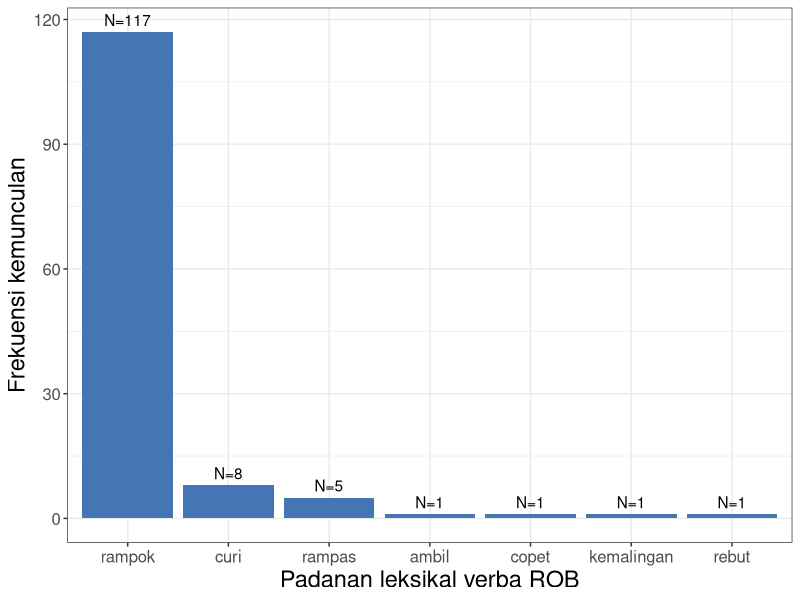
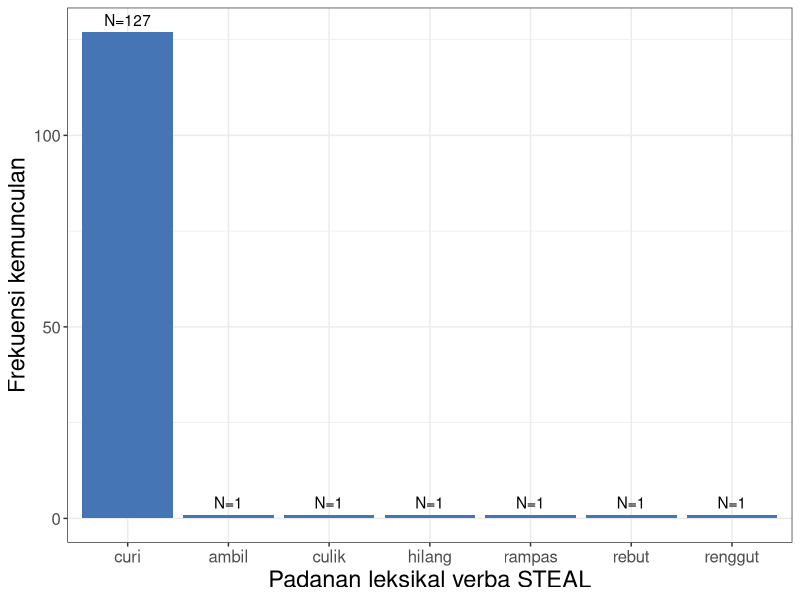

The R source for these figures, in order:
library(tidyverse)
library(readxl)
library(RColorBrewer)

# # load ROB data
# rob <- readxl::read_xlsx("ROB_sample_conc.xlsx", sheet = "ROB_sample_half_conc", na = "NA")
# # exclude irrelevant data points
# rob1 <- rob %>% 
#   filter(!TRANSLATION_NODE %in% c("ERROR", "PROPER NAME")) %>% 
#   select(CASES, LEFT, NODE, RIGHT, TRANSLATION, TRANSLATION_NODE, TRANSLATION_POS)

# # save the SENASTEK data
# write_tsv(rob1, file = "SENASTEK/SENASTEK_data_rob1.txt")
# load the SENASTEK data
rob1 <- readr::read_tsv(file = "SENASTEK/SENASTEK_data_rob1.txt")

# # load STEAL data
# steal <- read_xlsx("STEAL_sample_conc.xlsx", sheet = "STEAL_sample_half_conc", na = "NA")
# # exclude irrelevant data points
# steal1 <- steal %>% 
#   filter(INCLUSION == TRUE, !is.na(TRANSLATION_POS)) %>% 
#   select(CASES, LEFT, NODE, RIGHT, TRANSLATION, TRANSLATION_NODE, TRANSLATION_POS)

# # save the SENASTEK data
# write_tsv(steal1, file = "SENASTEK/SENASTEK_data_steal1.txt")
# load the SENASTEK data
steal1 <- readr::read_tsv(file = "SENASTEK/SENASTEK_data_steal1.txt")

# helper function for determining the p-value to print in the text
pval_print <- function(pval) {
  
  if (pval < 0.05 & pval > 0.01) {
    pv <- " < 0.05"
  } else if (pval < 0.01 & pval > 0.001) {
    pv <- " < 0.01"
  } else if (pval < 0.001) {
    pv <- " < 0.001"
  } else if (pval > 0.05 & pval < 0.1) {
    pv <- " > 0.05"
  } else if (pval > 0.1) {
    pv <- " > 0.1"
  }
  
  return(pv)
  
}


# lexical equivalence for ROB ===============
rob_equiv_lemma <- c("rampok", "rampok", "curi", "rampas", "rampok", "copet", "kemalingan", "rampok", "ambil", "rebut", "rampok", "perampok")

rob1_lex_equivalence <- rob1 %>%
  count(TRANSLATION_NODE, sort = TRUE) %>% 
  mutate(LEMMAS = rob_equiv_lemma,
         WORD_CLASS = if_else(LEMMAS == "perampok", "noun", "verb")) %>% 
  rename(WORD_FORM = TRANSLATION_NODE) %>% 
  arrange(desc(WORD_CLASS), desc(n)) %>% 
  select(WORD_FORM, LEMMAS, WORD_CLASS, N_WORD_FORM = n)

rob1_lex_equivalence

## binomial test for the distribution of word class equivalence of ROB ========
## data preparation
### lemma equivalence for all word classes
rob1_lemma_equivalence <- rob1_lex_equivalence %>% 
  group_by(LEMMAS, WORD_CLASS) %>% 
  summarise(N_LEMMAS = sum(N_WORD_FORM), .groups = "drop") %>% 
  arrange(desc(WORD_CLASS), desc(N_LEMMAS))
rob1_lemma_equivalence

### only the lemmas for verbal equivalence
rob1_verbal_lemma_equivalence <- rob1_lemma_equivalence %>% 
  filter(WORD_CLASS == "verb") %>% 
  group_by(LEMMAS) %>% 
  summarise(N_LEMMAS = sum(N_LEMMAS), .groups = "drop") %>% 
  arrange(desc(N_LEMMAS))
rob1_verbal_lemma_equivalence

### summarising the distribution of the word classes across lemmas
rob1_wclass_equivalence <- rob1_lemma_equivalence %>% 
  group_by(WORD_CLASS) %>% 
  summarise(N_WORD_CLASS = sum(N_LEMMAS), .groups = "drop") %>% 
  arrange(desc(N_WORD_CLASS))
rob1_wclass_equivalence

### getting the value of verb and noun equivalence
pull(filter(rob1_wclass_equivalence, WORD_CLASS == "verb"), N_WORD_CLASS)
pull(filter(rob1_wclass_equivalence, WORD_CLASS == "noun"), N_WORD_CLASS)
sum(rob1_wclass_equivalence$N_WORD_CLASS) # total tokens

### run the two-tailed binomial test for word class equivalence of ROB ======
rob1_wclass_equivalence_binom <- binom.test(rob1_wclass_equivalence$N_WORD_CLASS)
rob1_wclass_equivalence_binom
rob1_wclass_equivalence_binom$p.value
(rob1_wclass_pbinom_text <- pval_print(rob1_wclass_equivalence_binom$p.value))

## chi-square goodness-of-fit for verbal equivalence lemma for ROB =======
rob_verbal_equiv_vals <- rob1_verbal_lemma_equivalence$N_LEMMAS
names(rob_verbal_equiv_vals) <- rob1_verbal_lemma_equivalence$LEMMAS
rob1_verbal_lemma_equivalence_chisq <- chisq.test(rob_verbal_equiv_vals)
rob1_verbal_lemma_equivalence_chisq
rob1_verbal_lemma_equivalence_chisq$p.value
rob1_verbal_lemma_equivalence_chisq$residuals
(rob1_verbal_pchisq_text <- pval_print(rob1_verbal_lemma_equivalence_chisq$p.value))

## visualising the barplot for lexical equivalence of ROB (Gambar 3a in the SENASTEK proceeding paper) =======
p1_idn <- rob1_verbal_lemma_equivalence %>% 
  ggplot(aes(x = reorder(LEMMAS, -N_LEMMAS),
             y = N_LEMMAS)) +
  geom_col(fill = brewer.pal(brewer.pal.info[rownames(brewer.pal.info) == "RdYlBu", 1], name = "RdYlBu")[10]) +
  theme_bw() +
  geom_text(aes(label = paste("N=", N_LEMMAS, sep = "")), vjust = -.5) +
  labs(x = "Padanan leksikal verba ROB",
       y = "Frekuensi kemunculan") +
  theme(axis.text = element_text(size = 12),
        axis.title = element_text(size = 17))
p1_idn
### uncomment the following code to save into file
# ggsave("SENASTEK/SENASTEK-plot-verbal-equivalence-rob-idn.png", plot = p1_idn, height = 5, width = 6, dpi = 300)





# lexical equivalence for STEAL ===============
steal_equiv_lemma <- c("curi", "curi", "curi", "curian", "pencurian", "hilang", "culik", "ambil", "rampas", "rebut", "renggut", "pencuri")

steal1_lex_equivalence <- steal1 %>% 
  count(TRANSLATION_NODE, sort = TRUE) %>% 
  mutate(LEMMAS = steal_equiv_lemma) %>% 
  left_join(steal1 %>% 
              count(TRANSLATION_NODE, TRANSLATION_POS, sort = TRUE),
            by = c("TRANSLATION_NODE", "n")) %>% 
  rename(WORD_CLASS = TRANSLATION_POS,
         WORD_FORM = TRANSLATION_NODE) %>% 
  arrange(desc(WORD_CLASS), desc(n)) %>% 
  select(WORD_FORM, LEMMAS, WORD_CLASS, N_WORD_FORM = n)

steal1_lex_equivalence

## binomial test for the distribution of word class equivalence of STEAL ========
## data preparation
### lemma equivalence for all word classes
steal1_lemma_equivalence <- steal1_lex_equivalence %>% 
  group_by(LEMMAS, WORD_CLASS) %>% 
  summarise(N_LEMMAS = sum(N_WORD_FORM), .groups = "drop") %>% 
  arrange(desc(WORD_CLASS), desc(N_LEMMAS))
steal1_lemma_equivalence

### only the lemmas for verbal equivalence
steal1_verbal_lemma_equivalence <- steal1_lemma_equivalence %>% 
  filter(WORD_CLASS == "verb") %>% 
  group_by(LEMMAS) %>% 
  summarise(N_LEMMAS = sum(N_LEMMAS), .groups = "drop") %>% 
  arrange(desc(N_LEMMAS))
steal1_verbal_lemma_equivalence

### summarising the distribution of the word classes across lemmas
steal1_wclass_equivalence <- steal1_lemma_equivalence %>% 
  group_by(WORD_CLASS) %>% 
  summarise(N_WORD_CLASS = sum(N_LEMMAS), .groups = "drop") %>% 
  arrange(desc(N_WORD_CLASS))
steal1_wclass_equivalence

### getting the value of verb and noun equivalence
pull(filter(steal1_wclass_equivalence, WORD_CLASS == "verb"), N_WORD_CLASS)
pull(filter(steal1_wclass_equivalence, WORD_CLASS == "noun"), N_WORD_CLASS)
sum(steal1_wclass_equivalence$N_WORD_CLASS) # total tokens

### run the two-tailed binomial test for word class equivalence of STEAL ======
steal1_wclass_equivalence_binom <- binom.test(steal1_wclass_equivalence$N_WORD_CLASS)
steal1_wclass_equivalence_binom
steal1_wclass_equivalence_binom$p.value
(steal1_wclass_pbinom_text <- pval_print(steal1_wclass_equivalence_binom$p.value))

## chi-square goodness-of-fit for verbal equivalence lemma for STEAL =======
steal_verbal_equiv_vals <- steal1_verbal_lemma_equivalence$N_LEMMAS
names(steal_verbal_equiv_vals) <- steal1_verbal_lemma_equivalence$LEMMAS
steal1_verbal_lemma_equivalence_chisq <- chisq.test(steal_verbal_equiv_vals)
steal1_verbal_lemma_equivalence_chisq
steal1_verbal_lemma_equivalence_chisq$p.value
steal1_verbal_lemma_equivalence_chisq$residuals
(steal1_verbal_pchisq_text <- pval_print(steal1_verbal_lemma_equivalence_chisq$p.value))

## visualising the barplot for lexical equivalence of STEAL (Gambar 3b in the SENASTEK proceeding paper) =======
p2_idn <- steal1_verbal_lemma_equivalence %>% 
  ggplot(aes(x = reorder(LEMMAS, -N_LEMMAS),
             y = N_LEMMAS)) +
  geom_col(fill = brewer.pal(brewer.pal.info[rownames(brewer.pal.info) == "RdYlBu", 1], name = "RdYlBu")[10]) +
  theme_bw() +
  geom_text(aes(label = paste("N=", N_LEMMAS, sep = "")), vjust = -.5) +
  labs(x = "Padanan leksikal verba STEAL",
       y = "Frekuensi kemunculan") +
  theme(axis.text = element_text(size = 12),
        axis.title = element_text(size = 17))
p2_idn
### uncomment the following code to save into file
# ggsave("SENASTEK/SENASTEK-plot-verbal-equivalence-steal-idn.png", plot = p2_idn, height = 5, width = 6, dpi = 300)